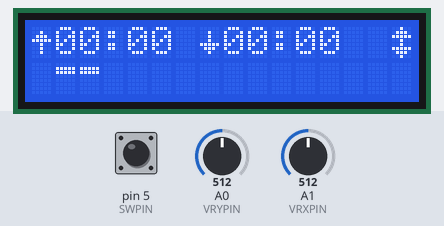
This sketch was run on a simulated Arduino Leonardo, built with avr-gcc and run on an emulated ATmega32U4. On the bench: 16×2 character LCD. Inputs (shaded band) come from the test bench; at power-on: A1 (VRXPIN) = 512, A0 (VRYPIN) = 512, pin 5 (SWPIN) HIGH. The local clock reads 2024-03-15 10:24:30 at power-on unless the sketch sets it.

Above: at 1.3 s.
1.4 s: A1 (VRXPIN) set to 106
2.9 s: A1 (VRXPIN) set to 92
At 3.7 s:
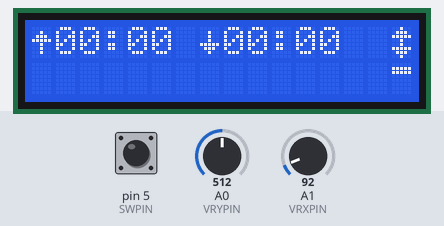
4.4 s: A0 (VRYPIN) set to 107
5.9 s: A0 (VRYPIN) set to 91
At 6.37 s:
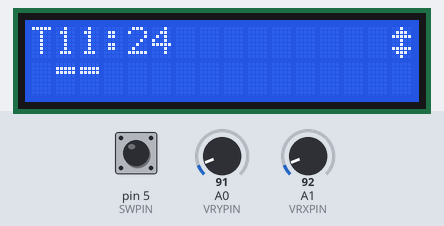
Timing chart, 0 to 8.9 s (numbered marks = the images above; inputs shaded):
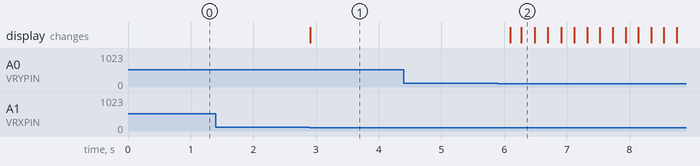

Measured:
- the behaviour switches between 100 and 99 on A1 (VRXPIN) (found by bisection; images 0 and 1)
- the behaviour switches between 100 and 99 on A0 (VRYPIN) (found by bisection; images 1 and 2)
- after the input at 1.4 s, every drawn part: stays the same
- after the input at 2.9 s, the display: changes at once (image 1)
- after the input at 4.4 s, every drawn part: stays the same
- after the input at 5.9 s, the display: first changes after 0.19 s (image 2 shows a later state)

The sketch:

project.ino
```cpp
#include "project.h"

void setup()
{
	#if DEBUG==1
	unsigned long timeSetupStart;

	#ifdef PARTCHECK
	unsigned long timeCheckJoystick, timeCheckLcd, timeCheckChars, timeCheckScenes, timeCheckBacklight, timeCheckVar, timeCheckRtc;
	#endif

	Serial.begin(9600);
	Serial.println("[i] Start setup");

	timeSetupStart = millis();
	#endif

	joystick.attach(VRXPIN, VRYPIN, SWPIN);

	#ifdef PARTCHECK
	timeCheckJoystick = millis();
	#endif

	// Reset lcd
	lcd.init();

	#ifdef PARTCHECK
	timeCheckLcd = millis();
	#endif

	// Load custom chars to lcd
	load_chars(&lcd);

	#ifdef PARTCHECK
	timeCheckChars = millis();
	#endif

	setup_scenes();

	#ifdef PARTCHECK
	timeCheckScenes = millis();
	#endif

	lcd.backlight();

	#ifdef PARTCHECK
	timeCheckBacklight = millis();
	#endif

	ALARM1 = false;
	ALARM2 = false;

	lastActionTime = 0;

	#ifdef PARTCHECK
	timeCheckVar = millis();
	#endif

	// Setup RTC
	if (!rtc.begin())
	{
		#if DEBUG==1
		Serial.println("[!] Couldn't find RTC");
		#endif
		exit(2);
	}

	if (!rtc.isrunning())
	{
		#if DEBUG==1
		Serial.println("[i] RTC was not running!");
		#endif
		rtc.adjust(DateTime(__DATE__, __TIME__));
	}

	#if DEBUG==1
	#ifdef PARTCHECK
	timeCheckRtc = millis();
	#endif

	Serial.print("[i] End setup (took ");
	Serial.print(millis() - timeSetupStart, DEC);
	Serial.println("ms)");

	#ifdef PARTCHECK
	Serial.print("[PART] JS:\t\t");
	Serial.print(timeCheckJoystick - timeSetupStart, DEC);

	Serial.print("ms\n[PART] lcd:\t\t");
	Serial.print(timeCheckLcd - timeCheckJoystick, DEC);

	Serial.print("ms\n[PART] chars:\t\t");
	Serial.print(timeCheckChars - timeCheckLcd, DEC);

	Serial.print("ms\n[PART] scenes:\t\t");
	Serial.print(timeCheckScenes - timeCheckChars, DEC);

	Serial.print("ms\n[PART] backlight:\t");
	Serial.print(timeCheckBacklight - timeCheckScenes, DEC);

	Serial.print("ms\n[PART] var:\t\t");
	Serial.print(timeCheckVar - timeCheckBacklight, DEC);

	Serial.print("ms\n[PART] rtc:\t\t");
	Serial.print(timeCheckRtc - timeCheckVar, DEC);
	Serial.print("ms\n\n");
	#endif
	#endif
}

void loop()
{
	static bool backLight = true;
	static unsigned long lastAlarmCheckTime = 0;

	currentMillis = millis();

	#if DEBUG==1
	static uint16_t cycles = 0;
	static unsigned long lastStatTime = CURRENTMILLIS;

	#if PARTCHECK==1
	static unsigned long timeTotalAlarm = 0, timeTotalJoystickLoop = 0, timeTotalJoystickState = 0, timeTotalAction = 0, timeTotalRet = 0;
	unsigned long timeCheckAlarm, timeCheckJoystickLoop, timeCheckJoystickState, timeCheckAction, timeCheckRet;
	#endif

	if (CURRENTMILLIS > (lastStatTime + (REPORTEVERY * 1000))) {
		Serial.print("[STATS] ");
		Serial.print(cycles, DEC);
		Serial.print(" cycles\t");
		Serial.print(cycles / REPORTEVERY, DEC);
		Serial.print(" cycles/sec\n");

		#if PARTCHECK==1
		unsigned long int timeTotal;
		timeTotal = (timeTotalAlarm / 10) + (timeTotalJoystickLoop / 10) + (timeTotalJoystickState / 10) + (timeTotalAction / 10) + (timeTotalRet / 10);

		Serial.print("[PART] alarm:\t\t");
		Serial.print(((float)timeTotalAlarm / timeTotal) * 10, DEC);
		Serial.print("%\t");
		Serial.print(timeTotalAlarm, DEC);

		Serial.print("ms\n[PART] JS loop:\t\t");
		Serial.print(((float)timeTotalJoystickLoop / timeTotal) * 10, DEC);
		Serial.print("%\t");
		Serial.print(timeTotalJoystickLoop, DEC);

		Serial.print("ms\n[PART] JS state:\t");
		Serial.print(((float)timeTotalJoystickState / timeTotal) * 10, DEC);
		Serial.print("%\t");
		Serial.print(timeTotalJoystickState, DEC);

		Serial.print("ms\n[PART] action:\t\t");
		Serial.print(((float)timeTotalAction / timeTotal) * 10, DEC);
		Serial.print("%\t");
		Serial.print(timeTotalAction, DEC);

		Serial.print("ms\n[PART] ret:\t\t");
		Serial.print(((float)timeTotalRet / timeTotal) * 10, DEC);
		Serial.print("%\t");
		Serial.print(timeTotalRet, DEC);
		Serial.println("ms\n");

		timeTotalAlarm = timeTotalJoystickLoop = timeTotalJoystickState = timeTotalAction = timeTotalRet = 0;
		#elif PARTCHECK > 1
		report = true;
		#endif
		cycles = 0;
		currentMillis = millis();
		lastStatTime = CURRENTMILLIS;
	}

	cycles++;

	#if PARTCHECK==1
	currentMillis = millis();
	#endif

	#endif

	//if (CURRENTMILLIS > (lastStatTime + (REPORTEVERY * 1000))) {
	if(CURRENTMILLIS > (lastAlarmCheckTime + (CHECKALARMEVERY * 1000)))
	{
		lastAlarmCheckTime = CURRENTMILLIS;
		checkAlarms();
	}

	#if DEBUG==1 && PARTCHECK==1
	timeCheckAlarm = millis();
	#endif

	// Update joystick values
	joystick.loop();

	#if DEBUG==1 && PARTCHECK==1
	timeCheckJoystickLoop = millis();
	#endif

	// Check if somthing happend
	if (!joystick.getState().raw)
	{
		if (backLight && (CURRENTMILLIS - lastActionTime) > SLEEPTIME * 1000)
		{
			backLight = false;
			lcd.noBacklight();
		}

		#if DEBUG==1 && PARTCHECK==1
		timeCheckJoystickState = timeCheckAction = timeCheckRet = millis();
		#endif
	} else {
		#if DEBUG==1 && PARTCHECK==1
		timeCheckJoystickState = millis();
		#endif

		if (!backLight)
		{
			backLight = true;
			lcd.backlight();
		}

		lastActionTime = CURRENTMILLIS;

		uint8_t ret = scenes[sceneIdx]->action(joystick.getX(false), joystick.getY(true), joystick.isPressed());

		#if DEBUG==1 && PARTCHECK==1
		timeCheckAction = millis();
		#endif

		if (ret)
		{
			switch (ret)
			{
			case 1:
				updateIdx(-1, true);
				break;
			case 2:
				updateIdx(1, true);
				break;

			default:
				break;
			}
		}
	}

	#if DEBUG==1 && PARTCHECK==1
	timeCheckRet = millis();

	timeTotalAlarm += timeCheckAlarm - currentMillis;
	timeTotalJoystickLoop += timeCheckJoystickLoop - timeCheckAlarm;
	timeTotalJoystickState += timeCheckJoystickState - timeCheckJoystickLoop;
	timeTotalAction += timeCheckAction - timeCheckJoystickState;
	timeTotalRet += timeCheckRet - timeCheckAction;
	#endif
}

void checkAlarms()
{
	uint8_t hour, minute;
	DateTime now = rtc.now();

	hour = now.hour();
	minute = now.minute();

	// Alarm1
	if(compareTime(hour, minute, onTime.hours.saved_value, onTime.minutes.saved_value, &ALARM1))
	{
		#ifdef DEBUG
		Serial.println("[i] Alarm1");
		#endif

		moveStepperMotor(STEPPERSTEPS);
	}

	// Alarm2
	if(compareTime(hour, minute, offTime.hours.saved_value, offTime.minutes.saved_value, &ALARM2))
	{
		#ifdef DEBUG
		Serial.println("[i] Alarm2");
		#endif

		moveStepperMotor(-STEPPERSTEPS);
	}
}

void moveStepperMotor(int32_t steps)
{
	StepperMotor sm;
	unsigned char coilPins1[] = { COIL0, COIL1, COIL2, COIL3 };

	sm.attach(coilPins1);

	sm.setSteps(steps);
}

bool compareTime(uint8_t hour1, uint8_t minute1, uint8_t hour2, uint8_t minute2, bool *triggerd)
{
	if (minute1 == minute2 && hour1 == hour2)
	{
		if(!*triggerd)
		{
			*triggerd = true;
			return true;
		} else {
			return false;
		}

	}

	if (*triggerd)
	{
		*triggerd = false;
	}

	return false;
}

void updateIdx(int8_t nidx, bool relative)
{
	scenes[sceneIdx]->clear();

	if (relative)
	{
		sceneIdx += nidx;
	}
	else
	{
		sceneIdx = nidx;
	}

	if (sceneIdx < 0)
	{
		sceneIdx = SCENECOUNT - 1;
	}
	else
	{
		sceneIdx %= SCENECOUNT;
	}

	scenes[sceneIdx]->setup();
}

void setRtcScreenClock()
{
	DateTime now = rtc.now();

	rtcTime.set(now.hour(), now.minute());
}

void setRtcTime()
{
	DateTime now = rtc.now();

	// NOTE: Maybe I schould set secs to 0
	rtc.adjust(DateTime(now.year(), now.month(), now.day(), rtcTime.hours.saved_value, rtcTime.minutes.saved_value, now.second()));
}
```

Button.h
```cpp
#ifndef Button_h
#define Button_h

#include <Arduino.h>

#ifndef CURRENTMILLIS
#define CURRENTMILLIS millis()
#endif

class Button
{
public:
	Button(void);
	Button(uint8_t);
	void attach(uint8_t);
	bool getState(void);
	bool isPressed(void);
	void loop(void);
	void setDebounceTime(uint8_t);

private:
	bool lastButtonState, buttonState, pressed;
	uint8_t buttonPin, debounceTime;
	uint32_t lastDebounceTime;
};

Button::Button(void)
{
	// Do nothing
}

Button::Button(uint8_t buttonPin)
{
	this->attach(buttonPin);
}

void Button::attach(uint8_t buttonPin)
{
	this->buttonPin = buttonPin;

	// TODO: Describe INPUT_PULLUP
	pinMode(buttonPin, INPUT_PULLUP);

	this->lastButtonState = this->buttonState = digitalRead(buttonPin);
}

bool Button::getState(void)
{
	return this->buttonState;
}

bool Button::isPressed(void)
{
	return this->pressed;
}

void Button::loop(void)
{
	// FROM: https://www.arduino.cc/en/pmwiki.php?n=Tutorial/Debounce
	// read the state of the switch into a local variable:
	bool reading = digitalRead(buttonPin);

	// check to see if you just pressed the button
	// (i.e. the input went from LOW to HIGH), and you've waited long enough
	// since the last press to ignore any noise:

	// If the switch changed, due to noise or pressing:
	if (reading != this->lastButtonState)
	{
		// reset the debouncing timer
		this->lastDebounceTime = CURRENTMILLIS;
	}

	if ((CURRENTMILLIS - this->lastDebounceTime) > this->debounceTime)
	{
		// whatever the reading is at, it's been there for longer than the debounce
		// delay, so take it as the actual current state:

		// if the button state has changed:
		if (reading != this->buttonState)
		{
			this->buttonState = reading;

			// Trigger on press instead of release (Use == HIGH for trigger on release)
			if (this->buttonState == LOW)
			{
				// save the reading. Next time through the loop, it'll be the lastButtonState:
				this->lastButtonState = reading;
				this->pressed = true;
				return;
			}
		}
		this->pressed = false;
	}

	// save the reading. Next time through the loop, it'll be the lastButtonState:
	this->lastButtonState = reading;
}

void Button::setDebounceTime(uint8_t time)
{
	this->debounceTime = time;
}

#endif
```

Chars.h
```cpp
#ifndef Chars_h
#define Chars_h

#include <LiquidCrystal_I2C.h>

void load_chars(LiquidCrystal_I2C *lcd)
{
	byte UNDERLINE[] = {B00000, B11111, B11111, B00000, B00000, B00000, B00000, B00000};
	byte ARROWUP[] = {B00000, B00100, B01110, B11111, B00100, B00100, B00100, B00000};
	byte ARROWDOWN[] = {B00000, B00100, B00100, B00100, B11111, B01110, B00100, B00000};
	byte SWITCHSCENE[] = {B00100, B01110, B11111, B00100, B00100, B11111, B01110, B00100};

	lcd->createChar(0, UNDERLINE);
	lcd->createChar(1, ARROWUP);
	lcd->createChar(2, ARROWDOWN);
	lcd->createChar(3, SWITCHSCENE);
}

#endif
```

Clock.h
```cpp
#ifndef Clock_h
#define Clock_h

#include <Arduino.h>
#include <LiquidCrystal_I2C.h>
#include "Counter.h"

// Just a wrapper arround `Counter`
class Clock
{
public:
	Counter hours, minutes;

	Clock(void);
	void init(LiquidCrystal_I2C *, uint8_t, uint8_t, char leadingChar);
	void redraw(void);
	void set(int16_t hours, int16_t minutes);

private:
};

Clock::Clock(void)
{
	// Do nothing
}

void Clock::init(LiquidCrystal_I2C *lcd, uint8_t row, uint8_t column, char leadingChar)
{
	this->hours.init(lcd, row, column, 24, 0, leadingChar);

	this->minutes.init(lcd, row, column + 2 + (leadingChar != 0), 60, 0, ':');
}

void Clock::redraw(void)
{
	this->hours.redraw();
	this->minutes.redraw();
}

void Clock::set(int16_t hours, int16_t minutes)
{
	this->hours.saved_value = this->hours.value = hours;
	this->minutes.saved_value = this->minutes.value = minutes;
}

#endif
```

Counter.h
```cpp
#ifndef Counter_h
#define Counter_h

#define MINDRAWTIME 100

#include <Arduino.h>
#include <LiquidCrystal_I2C.h>

#include "Field.h"
#include "Misc.h"

#ifndef CURRENTMILLIS
#define CURRENTMILLIS millis()
#endif

class Counter : public Field
{
public:
	int16_t value, saved_value;

	Counter(void);
	Counter(LiquidCrystal_I2C *, uint8_t, uint8_t, int16_t, int16_t, char leadingChar);
	uint8_t action(int8_t, bool);
	void clear(void);
	void draw(bool);
	void init(LiquidCrystal_I2C *, uint8_t, uint8_t, int16_t, int16_t, char leadingChar);
	void redraw(void);
	void reset(void);
	void save(void);
	void update(int8_t, bool);
	void underline(bool);

private:
	bool underlined, needDraw;
	char leadingChar;
	uint8_t getCounterSize(int16_t);
	int16_t max;
	uint32_t lastDrawn;
	LcdLocation location;
	LiquidCrystal_I2C *lcd;
};

// Public funtions

Counter::Counter(void)
{
	// Do nothing
}

Counter::Counter(LiquidCrystal_I2C *lcd, uint8_t row, uint8_t column, int16_t max, int16_t value, char leadingChar)
{
	this->init(lcd, row, column, max, value, leadingChar);
}

uint8_t Counter::action(int8_t change, bool click)
{
	if (click)
	{
		this->reset();
	}
	else
	{
		this->update(change, true);
	}

	return 0;
}

void Counter::clear()
{
	uint8_t start = this->location.column + (this->leadingChar == 0 ? 0 : -1);
	uint8_t l = start + location.size;

	this->underline(false);

	this->lcd->setCursor(start, this->location.row);

	// TODO: Find a way to write all '0' at once instead of a loop
	for (uint8_t i = 0; i < l; i++)
	{
		this->lcd->print(" ");
	}
}

void Counter::draw(bool _force)
{
	/* // Not usefull since JoyStick minRepeatDelay 200ms is
	if(!force && (CURRENTMILLIS - this->lastDrawn) < MINDRAWTIME) {
		return;
	}
	this->lastDrawn = CURRENTMILLIS;
	*/

	uint8_t len;
	len = this->getCounterSize(this->value); // Prbly not worth calculating every time

	// Set cursor to start of counter
	this->lcd->setCursor(this->location.column, this->location.row);

	// Pad left with zeros
	// TODO: Find a way to write all '0' at once instead of a loop
	for (uint8_t i = len; i < this->location.size; i++)
	{
		this->lcd->print("0");
	}

	// Write the value
	this->lcd->print(this->value);
}

void Counter::init(LiquidCrystal_I2C *lcd, uint8_t row, uint8_t column, int16_t max, int16_t value, char leadingChar)
{
	this->lcd = lcd;
	this->leadingChar = leadingChar;
	this->location.row = row;
	this->location.column = column + (leadingChar == 0 ? 0 : 1);
	this->location.size = this->getCounterSize(max);
	this->max = max;
	this->value = value;
}

void Counter::reset(void)
{
	this->value = this->saved_value;
	this->draw(true);
}

void Counter::redraw()
{
	this->lcd->setCursor(this->location.column + (this->leadingChar == 0 ? 0 : -1),
						 this->location.row);

	if (this->leadingChar)
	{
		this->lcd->print(this->leadingChar);
	}

	this->draw(true);
}

void Counter::save(void)
{
	this->saved_value = this->value;
}

void Counter::update(int8_t value, bool relative)
{
	if (!value && relative)
	{
		return;
	}

	this->value = (relative ? this->value + value : value) % this->max;

	// Why does -1 % 4 not equal 3?
	if (this->value < 0)
	{
		this->value += this->max;
	}

	this->draw(false);
}

void Counter::underline(bool underline)
{
	if (underline == this->underlined)
	{
		// Already in correct state
		return;
	}

	char ch = underline ? byte(0) : ' ';

	this->lcd->setCursor(this->location.column, this->location.row + 1);

	for (uint8_t i = 0; i <= this->location.size; i++)
	{
		this->lcd->print(ch);
	}

	this->underlined = underline;
}

// Private functions
uint8_t Counter::getCounterSize(int16_t max)
{
	return floor(log10(max));
}

#endif
```

Field.h
```cpp
#ifndef Field_h
#define Field_h

#include <Arduino.h>
#include "Misc.h"

// Parent class for all fields
class Field
{
public:
	// Update screen
	virtual void draw(bool);
	// Redraw everything of this field
	virtual void redraw(void);
	// Clear the lcd
	virtual void clear(void);
	// Handle action (up/down, click)
	virtual uint8_t action(int8_t, bool);
	// Underline or remove underline from field
	virtual void underline(bool); // TODO: Make this not virtual
	// Save Field
	virtual void save(void);
	// Reset field to last save
	virtual void reset(void);

private:
};

#endif
```

Misc.h
```cpp
#ifndef Misc_h
#define Misc_h

typedef void (*callback_function)(void);

union LcdLocation
{
	struct
	{
		byte row : 1;
		byte column : 4;
		byte size : 3;
	};
	byte raw;
};

#endif
```

Scene.h
```cpp
#ifndef Scene_h
#define Scene_h

#include <Arduino.h>

#include "Field.h"

class Scene
{
public:
	int16_t idx;
	callback_function pre_setup_callback;
	callback_function post_clear_callback;

	Scene(void);
	// Destructor
	~Scene();
	// Handle action
	uint8_t action(int8_t, int8_t, bool);
	// Add a new field to the scene
	void add(Field *);
	// Remove all chars from the lcd
	void clear(void);
	// Draw the scene with idx ´this->idx´
	void draw(bool);
	// Init the scene: set max Fields
	void init(uint8_t);
	// Redraw every field in the scene
	void redraw(void);
	// Setup the Scene (redrawing, setting idx to 0)
	void setup(void);
	// Update idx of the current field absolute or relative
	void updateIdx(int8_t, bool);
	// Underline or remove underline from field
	void underline(bool);

private:
	Field **fields;
	uint8_t length;
};

Scene::Scene(void)
{
	this->fields = NULL;
	this->idx = 0;
	this->length = 0;
	this->pre_setup_callback = this->post_clear_callback = NULL;
}

Scene::~Scene(void)
{
	free(this->fields);
}

uint8_t Scene::action(int8_t changeX, int8_t changeY, bool click)
{
	uint8_t ret = 0;

	if (changeY || click)
	{
		ret = this->fields[this->idx]->action(changeY, click);
	}

	// X-axis is used for switching between scenes
	if (changeX)
	{
		this->updateIdx(changeX, true);
	}

	return ret;
}

void Scene::add(Field *field)
{
	// TODO: Add length check
	this->fields[this->length] = field;
	this->length++;
}

void Scene::clear()
{
	this->fields[this->idx]->underline(false);
	for (uint8_t i = 0; i < this->length; i++)
	{
		this->fields[i]->clear();
	}

	if(this->post_clear_callback != NULL)
	{
		this->post_clear_callback();
	}
}

void Scene::draw(bool force)
{
	this->fields[this->idx]->draw(force);
}

void Scene::init(uint8_t size)
{
	this->fields = (Field**) malloc(size * sizeof(Field*));

	if(this->fields == NULL)
	{
		#ifdef DEBUG
		Serial.println("[!] Couldn't allocate memory for fields array");
		delay(100);
		#endif

		exit(1);
	}
}

void Scene::redraw()
{
	for (uint8_t i = 0; i < this->length; i++)
	{
		this->fields[i]->redraw();
	}
}

void Scene::setup(void)
{
	if(this->pre_setup_callback != NULL)
	{
		this->pre_setup_callback();
	}

	this->redraw();
	this->underline(true);
}

void Scene::updateIdx(int8_t nidx, bool relative)
{
	this->fields[this->idx]->underline(false);
	this->fields[this->idx]->save();

	if (relative)
	{
		this->idx += nidx;
	}
	else
	{
		this->idx = nidx;
	}

	this->idx %= this->length;

	if (this->idx < 0)
	{
		this->idx = this->length - 1;
	}

	this->fields[this->idx]->underline(true);
}

void Scene::underline(bool underline)
{
	this->fields[this->idx]->underline(underline);
}

#endif
```

Source omitted: Joystick.h (7814 bytes), SceneSwitcher.h (1751 bytes), StepperMotor.h (1835 bytes), project.h (2445 bytes)
